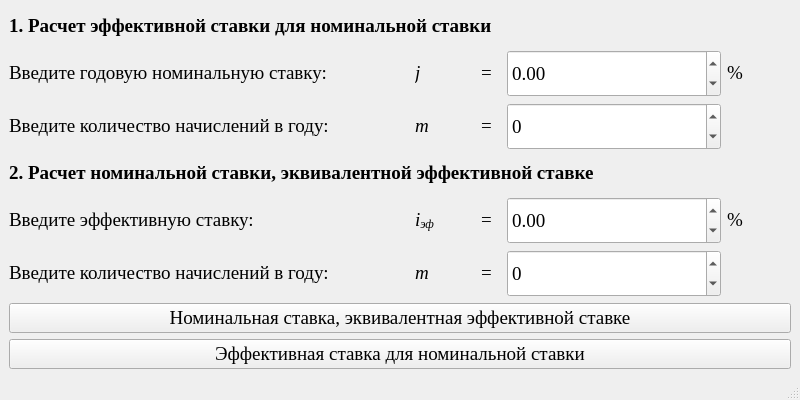
<?xml version="1.0" encoding="UTF-8"?>
<ui version="4.0">
 <class>MainWindow</class>
 <widget class="QMainWindow" name="MainWindow">
  <property name="geometry">
   <rect>
    <x>0</x>
    <y>0</y>
    <width>800</width>
    <height>400</height>
   </rect>
  </property>
  <property name="minimumSize">
   <size>
    <width>800</width>
    <height>400</height>
   </size>
  </property>
  <property name="maximumSize">
   <size>
    <width>800</width>
    <height>400</height>
   </size>
  </property>
  <property name="windowTitle">
   <string>Установление соответствия между эффективной ставкой</string>
  </property>
  <widget class="QWidget" name="centralwidget">
   <layout class="QGridLayout" name="gridLayout_3">
    <item row="0" column="0">
     <widget class="QLabel" name="label_11">
      <property name="minimumSize">
       <size>
        <width>400</width>
        <height>35</height>
       </size>
      </property>
      <property name="font">
       <font>
        <family>Times New Roman</family>
        <pointsize>14</pointsize>
        <weight>75</weight>
        <bold>true</bold>
       </font>
      </property>
      <property name="text">
       <string>&lt;html&gt;&lt;head/&gt;&lt;body&gt;&lt;p&gt;1. Расчет эффективной ставки для номинальной ставки&lt;/p&gt;&lt;/body&gt;&lt;/html&gt;</string>
      </property>
     </widget>
    </item>
    <item row="1" column="0">
     <layout class="QGridLayout" name="gridLayout" rowstretch="1,1">
      <item row="1" column="0">
       <layout class="QGridLayout" name="gridLayout_11">
        <item row="0" column="0">
         <widget class="QLabel" name="label_40">
          <property name="minimumSize">
           <size>
            <width>400</width>
            <height>35</height>
           </size>
          </property>
          <property name="font">
           <font>
            <family>Times New Roman</family>
            <pointsize>14</pointsize>
           </font>
          </property>
          <property name="text">
           <string>&lt;html&gt;&lt;head/&gt;&lt;body&gt;&lt;p&gt;Введите количество начислений в году:&lt;/p&gt;&lt;/body&gt;&lt;/html&gt;</string>
          </property>
         </widget>
        </item>
        <item row="0" column="1">
         <widget class="QLabel" name="label_45">
          <property name="minimumSize">
           <size>
            <width>60</width>
            <height>0</height>
           </size>
          </property>
          <property name="maximumSize">
           <size>
            <width>60</width>
            <height>16777215</height>
           </size>
          </property>
          <property name="font">
           <font>
            <family>Times New Roman</family>
            <pointsize>14</pointsize>
            <italic>true</italic>
           </font>
          </property>
          <property name="text">
           <string>&lt;html&gt;&lt;head/&gt;&lt;body&gt;&lt;p&gt;m&lt;/p&gt;&lt;/body&gt;&lt;/html&gt;</string>
          </property>
         </widget>
        </item>
        <item row="0" column="2">
         <widget class="QLabel" name="label_46">
          <property name="minimumSize">
           <size>
            <width>20</width>
            <height>0</height>
           </size>
          </property>
          <property name="maximumSize">
           <size>
            <width>20</width>
            <height>16777215</height>
           </size>
          </property>
          <property name="font">
           <font>
            <family>Times New Roman</family>
            <pointsize>14</pointsize>
           </font>
          </property>
          <property name="text">
           <string>&lt;html&gt;&lt;head/&gt;&lt;body&gt;&lt;p&gt;=&lt;/p&gt;&lt;/body&gt;&lt;/html&gt;</string>
          </property>
         </widget>
        </item>
        <item row="0" column="3">
         <widget class="QDoubleSpinBox" name="doubleSpinBox_9">
          <property name="minimumSize">
           <size>
            <width>214</width>
            <height>25</height>
           </size>
          </property>
          <property name="maximumSize">
           <size>
            <width>16777215</width>
            <height>220</height>
           </size>
          </property>
          <property name="font">
           <font>
            <family>Times New Roman</family>
            <pointsize>14</pointsize>
           </font>
          </property>
          <property name="decimals">
           <number>0</number>
          </property>
          <property name="minimum">
           <double>-16777215.000000000000000</double>
          </property>
          <property name="maximum">
           <double>16777215.000000000000000</double>
          </property>
          <property name="singleStep">
           <double>1.000000000000000</double>
          </property>
         </widget>
        </item>
        <item row="0" column="4">
         <widget class="QLabel" name="label_47">
          <property name="minimumSize">
           <size>
            <width>35</width>
            <height>0</height>
           </size>
          </property>
          <property name="maximumSize">
           <size>
            <width>35</width>
            <height>16777215</height>
           </size>
          </property>
          <property name="font">
           <font>
            <family>Times New Roman</family>
            <pointsize>14</pointsize>
           </font>
          </property>
          <property name="text">
           <string>&lt;html&gt;&lt;head/&gt;&lt;body&gt;&lt;p/&gt;&lt;/body&gt;&lt;/html&gt;</string>
          </property>
         </widget>
        </item>
        <item row="0" column="5">
         <widget class="QLabel" name="label_48">
          <property name="text">
           <string/>
          </property>
         </widget>
        </item>
       </layout>
      </item>
      <item row="0" column="0">
       <layout class="QGridLayout" name="gridLayout_10">
        <item row="0" column="0">
         <widget class="QLabel" name="label_39">
          <property name="minimumSize">
           <size>
            <width>400</width>
            <height>35</height>
           </size>
          </property>
          <property name="font">
           <font>
            <family>Times New Roman</family>
            <pointsize>14</pointsize>
           </font>
          </property>
          <property name="text">
           <string>&lt;html&gt;&lt;head/&gt;&lt;body&gt;&lt;p&gt;Введите годовую номинальную ставку:&lt;/p&gt;&lt;/body&gt;&lt;/html&gt;</string>
          </property>
         </widget>
        </item>
        <item row="0" column="1">
         <widget class="QLabel" name="label_41">
          <property name="minimumSize">
           <size>
            <width>60</width>
            <height>0</height>
           </size>
          </property>
          <property name="maximumSize">
           <size>
            <width>60</width>
            <height>16777215</height>
           </size>
          </property>
          <property name="font">
           <font>
            <family>Times New Roman</family>
            <pointsize>14</pointsize>
            <italic>true</italic>
           </font>
          </property>
          <property name="text">
           <string>&lt;html&gt;&lt;head/&gt;&lt;body&gt;&lt;p&gt;j&lt;/p&gt;&lt;/body&gt;&lt;/html&gt;</string>
          </property>
         </widget>
        </item>
        <item row="0" column="2">
         <widget class="QLabel" name="label_42">
          <property name="minimumSize">
           <size>
            <width>20</width>
            <height>0</height>
           </size>
          </property>
          <property name="maximumSize">
           <size>
            <width>20</width>
            <height>16777215</height>
           </size>
          </property>
          <property name="font">
           <font>
            <family>Times New Roman</family>
            <pointsize>14</pointsize>
           </font>
          </property>
          <property name="text">
           <string>&lt;html&gt;&lt;head/&gt;&lt;body&gt;&lt;p&gt;=&lt;/p&gt;&lt;/body&gt;&lt;/html&gt;</string>
          </property>
         </widget>
        </item>
        <item row="0" column="3">
         <widget class="QDoubleSpinBox" name="doubleSpinBox_8">
          <property name="minimumSize">
           <size>
            <width>214</width>
            <height>25</height>
           </size>
          </property>
          <property name="maximumSize">
           <size>
            <width>16777215</width>
            <height>220</height>
           </size>
          </property>
          <property name="font">
           <font>
            <family>Times New Roman</family>
            <pointsize>14</pointsize>
           </font>
          </property>
          <property name="decimals">
           <number>2</number>
          </property>
          <property name="minimum">
           <double>-16777215.000000000000000</double>
          </property>
          <property name="maximum">
           <double>16777215.000000000000000</double>
          </property>
          <property name="singleStep">
           <double>0.010000000000000</double>
          </property>
         </widget>
        </item>
        <item row="0" column="4">
         <widget class="QLabel" name="label_43">
          <property name="minimumSize">
           <size>
            <width>35</width>
            <height>0</height>
           </size>
          </property>
          <property name="maximumSize">
           <size>
            <width>35</width>
            <height>16777215</height>
           </size>
          </property>
          <property name="font">
           <font>
            <family>Times New Roman</family>
            <pointsize>14</pointsize>
           </font>
          </property>
          <property name="text">
           <string>&lt;html&gt;&lt;head/&gt;&lt;body&gt;&lt;p&gt;%&lt;/p&gt;&lt;/body&gt;&lt;/html&gt;</string>
          </property>
         </widget>
        </item>
        <item row="0" column="5">
         <widget class="QLabel" name="label_44">
          <property name="text">
           <string/>
          </property>
         </widget>
        </item>
       </layout>
      </item>
     </layout>
    </item>
    <item row="2" column="0">
     <widget class="QLabel" name="label_12">
      <property name="minimumSize">
       <size>
        <width>400</width>
        <height>35</height>
       </size>
      </property>
      <property name="font">
       <font>
        <family>Times New Roman</family>
        <pointsize>14</pointsize>
        <weight>75</weight>
        <bold>true</bold>
       </font>
      </property>
      <property name="text">
       <string>&lt;html&gt;&lt;head/&gt;&lt;body&gt;&lt;p&gt;2. Расчет номинальной ставки, эквивалентной эффективной ставке&lt;/p&gt;&lt;/body&gt;&lt;/html&gt;</string>
      </property>
     </widget>
    </item>
    <item row="3" column="0">
     <layout class="QGridLayout" name="gridLayout_2" rowstretch="1,1">
      <item row="1" column="0">
       <layout class="QGridLayout" name="gridLayout_12">
        <item row="0" column="0">
         <widget class="QLabel" name="label_49">
          <property name="minimumSize">
           <size>
            <width>400</width>
            <height>35</height>
           </size>
          </property>
          <property name="font">
           <font>
            <family>Times New Roman</family>
            <pointsize>14</pointsize>
           </font>
          </property>
          <property name="text">
           <string>&lt;html&gt;&lt;head/&gt;&lt;body&gt;&lt;p&gt;Введите количество начислений в году:&lt;/p&gt;&lt;/body&gt;&lt;/html&gt;</string>
          </property>
         </widget>
        </item>
        <item row="0" column="1">
         <widget class="QLabel" name="label_50">
          <property name="minimumSize">
           <size>
            <width>60</width>
            <height>0</height>
           </size>
          </property>
          <property name="maximumSize">
           <size>
            <width>60</width>
            <height>16777215</height>
           </size>
          </property>
          <property name="font">
           <font>
            <family>Times New Roman</family>
            <pointsize>14</pointsize>
            <italic>true</italic>
           </font>
          </property>
          <property name="text">
           <string>&lt;html&gt;&lt;head/&gt;&lt;body&gt;&lt;p&gt;m&lt;/p&gt;&lt;/body&gt;&lt;/html&gt;</string>
          </property>
         </widget>
        </item>
        <item row="0" column="2">
         <widget class="QLabel" name="label_51">
          <property name="minimumSize">
           <size>
            <width>20</width>
            <height>0</height>
           </size>
          </property>
          <property name="maximumSize">
           <size>
            <width>20</width>
            <height>16777215</height>
           </size>
          </property>
          <property name="font">
           <font>
            <family>Times New Roman</family>
            <pointsize>14</pointsize>
           </font>
          </property>
          <property name="text">
           <string>&lt;html&gt;&lt;head/&gt;&lt;body&gt;&lt;p&gt;=&lt;/p&gt;&lt;/body&gt;&lt;/html&gt;</string>
          </property>
         </widget>
        </item>
        <item row="0" column="3">
         <widget class="QDoubleSpinBox" name="doubleSpinBox_10">
          <property name="minimumSize">
           <size>
            <width>214</width>
            <height>25</height>
           </size>
          </property>
          <property name="maximumSize">
           <size>
            <width>16777215</width>
            <height>220</height>
           </size>
          </property>
          <property name="font">
           <font>
            <family>Times New Roman</family>
            <pointsize>14</pointsize>
           </font>
          </property>
          <property name="decimals">
           <number>0</number>
          </property>
          <property name="minimum">
           <double>-16777215.000000000000000</double>
          </property>
          <property name="maximum">
           <double>16777215.000000000000000</double>
          </property>
          <property name="singleStep">
           <double>1.000000000000000</double>
          </property>
         </widget>
        </item>
        <item row="0" column="4">
         <widget class="QLabel" name="label_52">
          <property name="minimumSize">
           <size>
            <width>35</width>
            <height>0</height>
           </size>
          </property>
          <property name="maximumSize">
           <size>
            <width>35</width>
            <height>16777215</height>
           </size>
          </property>
          <property name="font">
           <font>
            <family>Times New Roman</family>
            <pointsize>14</pointsize>
           </font>
          </property>
          <property name="text">
           <string>&lt;html&gt;&lt;head/&gt;&lt;body&gt;&lt;p/&gt;&lt;/body&gt;&lt;/html&gt;</string>
          </property>
         </widget>
        </item>
        <item row="0" column="5">
         <widget class="QLabel" name="label_53">
          <property name="text">
           <string/>
          </property>
         </widget>
        </item>
       </layout>
      </item>
      <item row="0" column="0">
       <layout class="QGridLayout" name="gridLayout_13">
        <item row="0" column="0">
         <widget class="QLabel" name="label_54">
          <property name="minimumSize">
           <size>
            <width>400</width>
            <height>35</height>
           </size>
          </property>
          <property name="font">
           <font>
            <family>Times New Roman</family>
            <pointsize>14</pointsize>
           </font>
          </property>
          <property name="text">
           <string>&lt;html&gt;&lt;head/&gt;&lt;body&gt;&lt;p&gt;Введите эффективную ставку:&lt;/p&gt;&lt;/body&gt;&lt;/html&gt;</string>
          </property>
         </widget>
        </item>
        <item row="0" column="1">
         <widget class="QLabel" name="label_55">
          <property name="minimumSize">
           <size>
            <width>60</width>
            <height>0</height>
           </size>
          </property>
          <property name="maximumSize">
           <size>
            <width>60</width>
            <height>16777215</height>
           </size>
          </property>
          <property name="font">
           <font>
            <family>Times New Roman</family>
            <pointsize>14</pointsize>
            <italic>true</italic>
           </font>
          </property>
          <property name="text">
           <string>&lt;html&gt;&lt;head/&gt;&lt;body&gt;&lt;p&gt;i&lt;span style=&quot; vertical-align:sub;&quot;&gt;эф&lt;/span&gt;&lt;/p&gt;&lt;/body&gt;&lt;/html&gt;</string>
          </property>
         </widget>
        </item>
        <item row="0" column="2">
         <widget class="QLabel" name="label_56">
          <property name="minimumSize">
           <size>
            <width>20</width>
            <height>0</height>
           </size>
          </property>
          <property name="maximumSize">
           <size>
            <width>20</width>
            <height>16777215</height>
           </size>
          </property>
          <property name="font">
           <font>
            <family>Times New Roman</family>
            <pointsize>14</pointsize>
           </font>
          </property>
          <property name="text">
           <string>&lt;html&gt;&lt;head/&gt;&lt;body&gt;&lt;p&gt;=&lt;/p&gt;&lt;/body&gt;&lt;/html&gt;</string>
          </property>
         </widget>
        </item>
        <item row="0" column="3">
         <widget class="QDoubleSpinBox" name="doubleSpinBox_11">
          <property name="minimumSize">
           <size>
            <width>214</width>
            <height>25</height>
           </size>
          </property>
          <property name="maximumSize">
           <size>
            <width>16777215</width>
            <height>220</height>
           </size>
          </property>
          <property name="font">
           <font>
            <family>Times New Roman</family>
            <pointsize>14</pointsize>
           </font>
          </property>
          <property name="decimals">
           <number>2</number>
          </property>
          <property name="minimum">
           <double>-16777215.000000000000000</double>
          </property>
          <property name="maximum">
           <double>16777215.000000000000000</double>
          </property>
          <property name="singleStep">
           <double>0.010000000000000</double>
          </property>
         </widget>
        </item>
        <item row="0" column="4">
         <widget class="QLabel" name="label_57">
          <property name="minimumSize">
           <size>
            <width>35</width>
            <height>0</height>
           </size>
          </property>
          <property name="maximumSize">
           <size>
            <width>35</width>
            <height>16777215</height>
           </size>
          </property>
          <property name="font">
           <font>
            <family>Times New Roman</family>
            <pointsize>14</pointsize>
           </font>
          </property>
          <property name="text">
           <string>&lt;html&gt;&lt;head/&gt;&lt;body&gt;&lt;p&gt;%&lt;/p&gt;&lt;/body&gt;&lt;/html&gt;</string>
          </property>
         </widget>
        </item>
        <item row="0" column="5">
         <widget class="QLabel" name="label_58">
          <property name="text">
           <string/>
          </property>
         </widget>
        </item>
       </layout>
      </item>
     </layout>
    </item>
    <item row="4" column="0">
     <widget class="QPushButton" name="pushButton_2">
      <property name="font">
       <font>
        <family>Times New Roman</family>
        <pointsize>14</pointsize>
       </font>
      </property>
      <property name="text">
       <string>Номинальная ставка, эквивалентная эффективной ставке</string>
      </property>
     </widget>
    </item>
    <item row="5" column="0">
     <widget class="QPushButton" name="pushButton">
      <property name="font">
       <font>
        <family>Times New Roman</family>
        <pointsize>14</pointsize>
       </font>
      </property>
      <property name="text">
       <string>Эффективная ставка для номинальной ставки</string>
      </property>
     </widget>
    </item>
   </layout>
  </widget>
  <widget class="QStatusBar" name="statusbar"/>
 </widget>
 <resources/>
 <connections/>
</ui>
